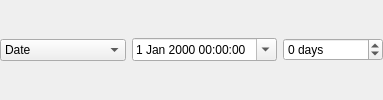
<?xml version="1.0" encoding="UTF-8"?>
<ui version="4.0">
  <class>QSOFilterDateBoundary</class>
  <widget class="QWidget" name="QSOFilterDateBoundary">
    <layout class="QHBoxLayout" name="horizontalLayout">
      <property name="leftMargin">
        <number>0</number>
      </property>
      <property name="topMargin">
        <number>0</number>
      </property>
      <property name="rightMargin">
        <number>0</number>
      </property>
      <property name="bottomMargin">
        <number>0</number>
      </property>
      <item>
        <widget class="QComboBox" name="anchor">
          <property name="sizePolicy">
            <sizepolicy hsizetype="Minimum" vsizetype="Fixed">
              <horstretch>0</horstretch>
              <verstretch>0</verstretch>
            </sizepolicy>
          </property>
          <property name="sizeAdjustPolicy">
            <enum>QComboBox::AdjustToContents</enum>
          </property>
          <item>
            <property name="text">
              <string>Date</string>
            </property>
          </item>
          <item>
            <property name="text">
              <string>Date and time</string>
            </property>
          </item>
          <item>
            <property name="text">
              <string>Today</string>
            </property>
          </item>
          <item>
            <property name="text">
              <string>Start of this week</string>
            </property>
          </item>
          <item>
            <property name="text">
              <string>Start of this month</string>
            </property>
          </item>
          <item>
            <property name="text">
              <string>Start of this year</string>
            </property>
          </item>
          <item>
            <property name="text">
              <string>End of this year</string>
            </property>
          </item>
        </widget>
      </item>
      <item>
        <widget class="QDateTimeEdit" name="fixed">
          <property name="calendarPopup">
            <bool>true</bool>
          </property>
        </widget>
      </item>
      <item>
        <widget class="QSpinBox" name="offset">
          <property name="minimum">
            <number>-365000</number>
          </property>
          <property name="maximum">
            <number>365000</number>
          </property>
          <property name="suffix">
            <string> days</string>
          </property>
          <property name="toolTip">
            <string>Offset from the selected day; use a negative number for earlier days.</string>
          </property>
        </widget>
      </item>
    </layout>
  </widget>
  <resources/>
  <connections/>
</ui>
